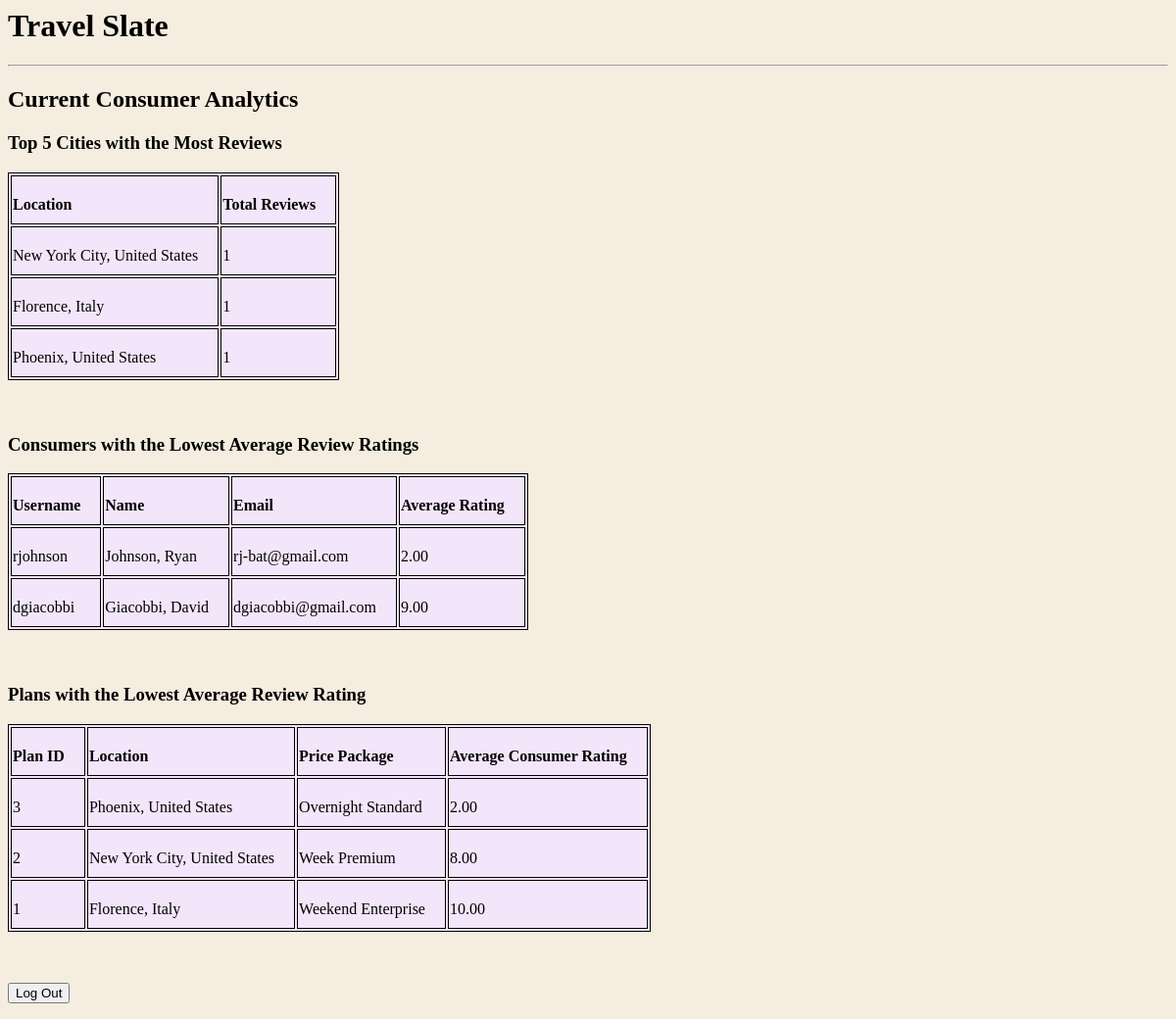
/Admin.php, run on the app's committed database.
### tables this page shows
CREATE TABLE Account(
    user VARCHAR(50) NOT NULL,
    password VARCHAR(50) NOT NULL,
    first_name VARCHAR(50) NOT NULL,
    last_name VARCHAR(50) NOT NULL,
    email VARCHAR(100) NOT NULL,
    PRIMARY KEY (user)
);

CREATE TABLE Plan(
    plan_id INT UNSIGNED NOT NULL,
    description TEXT NOT NULL,
    rating INT UNSIGNED NOT NULL,  
    price_package VARCHAR(50) NOT NULL,
    location_id INT UNSIGNED NOT NULL,
    PRIMARY KEY (plan_id),
    FOREIGN KEY (price_package)
        REFERENCES Price(package_type),
    FOREIGN KEY (location_id)
        REFERENCES Location(location_id),
    CONSTRAINT rating CHECK (rating >= 0 AND rating <= 10)
);

CREATE TABLE Location(
    location_id INT UNSIGNED NOT NULL,
    city VARCHAR(50) NOT NULL,
    province VARCHAR(50) NOT NULL,
    country VARCHAR(50) NOT NULL,
    size INT UNSIGNED NOT NULL,  
    type VARCHAR(50) NOT NULL,
    main_attraction VARCHAR(50) NOT NULL,
    safety INT UNSIGNED NOT NULL,
    PRIMARY KEY(location_id),
    CONSTRAINT safety CHECK (safety >= 0 AND safety <= 10)
);

### Admin.php (the view, shortened to what this page needs)
<html>
    <head>
    </head>
    <body>
        <h1 style="font-family: Chalkduster"> Travel Slate </h1>
        <hr>
        <?php
            $config = parse_ini_file ("../project-dgiacobbi/config.ini");
            $server = $config ["servername"];
            $username = $config ["username"];
            $password = $config ["password"];
            $database = "dgiacobbi_DB";
            $cn = mysqli_connect ($server, $username, $password, $database);
        ?>
        <h2>Current Consumer Analytics</h2>
        <h3>Top 5 Cities with the Most Reviews</h3>
        <?php
            $q = "SELECT l.city, l.country, COUNT(review_id) AS total_reviews
                  FROM Review r JOIN Plan p USING (plan_id)
                                JOIN Location l USING (location_id)
                  GROUP BY l.city
                  ORDER BY total_reviews DESC
                  LIMIT 5";
            $st = $cn->stmt_init();
            $st->prepare($q);
            $st->execute();
            $st->store_result();
            if($st->num_rows > 0) {
                $st->bind_result($city, $country, $total_reviews);
                echo("<table>
                        <tr>
                            <th> Location </th>
                            <th> Total Reviews </th>
                        </tr>");
                 while($st->fetch()){
                    echo("<tr>
                            <td> $city, $country </td>
                            <td> $total_reviews </td>
                        </form>
                        </tr>");
                 }
                 echo("</table> <br><br>");
             }
        ?>
        <h3>Consumers with the Lowest Average Review Ratings</h3>
        <?php
            $q = "SELECT a.user, a.first_name, a.last_name, a.email, ROUND(AVG(r.rating), 2) AS avg_rating
                  FROM Review r JOIN Account a USING (user)
                  GROUP BY a.user
                  ORDER BY avg_rating
                  LIMIT 5";
            $st = $cn->stmt_init();
            $st->prepare($q);
            $st->execute();
            $st->store_result();
            if($st->num_rows > 0) {
                $st->bind_result($user, $f_name, $l_name, $email, $rating);
                echo("<table>
                        <tr>
                            <th> Username </th>
                            <th> Name </th>
                            <th> Email </th>
                            <th> Average Rating </th>
                        </tr>");
                 while($st->fetch()){
                    echo("<tr>
                            <td> $user </td>
                            <td> $l_name, $f_name </td>
                            <td> $email </td>
                            <td> $rating </td>
                        </form>
                        </tr>");
                 }
                 echo("</table> <br><br>");
             }
        ?>
        <h3>Plans with the Lowest Average Review Rating</h3>
        <?php
            $q = "SELECT p.plan_id, l.city, l.country, p.price_package, ROUND(AVG(r.rating), 2) AS avg_rating
                  FROM Review r JOIN Plan p USING (plan_id)
                                JOIN Location l USING (location_id)
                  GROUP BY p.plan_id
                  ORDER BY avg_rating
                  LIMIT 5";
            $st = $cn->stmt_init();
            $st->prepare($q);
            $st->execute();
            $st->store_result();
            if($st->num_rows > 0) {
                $st->bind_result($plan_id, $city, $country, $price_package, $rating);
                echo("<table>
                        <tr>
                            <th> Plan ID </th>
                            <th> Location </th>
                            <th> Price Package </th>
                            <th> Average Consumer Rating </th>
                        </tr>");
                 while($st->fetch()){
                    echo("<tr>
                            <td> $plan_id </td>
                            <td> $city, $country </td>
                            <td> $price_package </td>
                            <td> $rating </td>
                        </form>
                        </tr>");
                 }
                 echo("</table> <br><br>");
             }
        ?>
        <p><button onclick="window.location='Login.php';">Log Out</button></p>
    </body>
</html>

### Admin.php (style rules this page uses)
table, th, td { border: 1px solid black; text-align: left; background-color: rgb(244, 230, 250); }
th, td { padding-top: 20px; padding-bottom: 10px; padding-right: 20px; }
body { background-color: rgb(245, 237, 223); }

### data on the page
account: user "rjohnson", last_name "Johnson", first_name "Ryan", email "rj-bat@gmail.com", rating "2.00"
account: user "dgiacobbi", last_name "Giacobbi", first_name "David", email "dgiacobbi@gmail.com", rating "9.00"
plan: plan_id "3", location.city "Phoenix", location.country "United States", price_package "Overnight Standard", rating "2.00"
plan: plan_id "2", location.city "New York City", location.country "United States", price_package "Week Premium", rating "8.00"
plan: plan_id "1", location.city "Florence", location.country "Italy", price_package "Weekend Enterprise", rating "10.00"

### other printed values
$city "New York City"
$country "United States"
$total_reviews "1"
$city "Florence"
$country "Italy"
$city "Phoenix"
